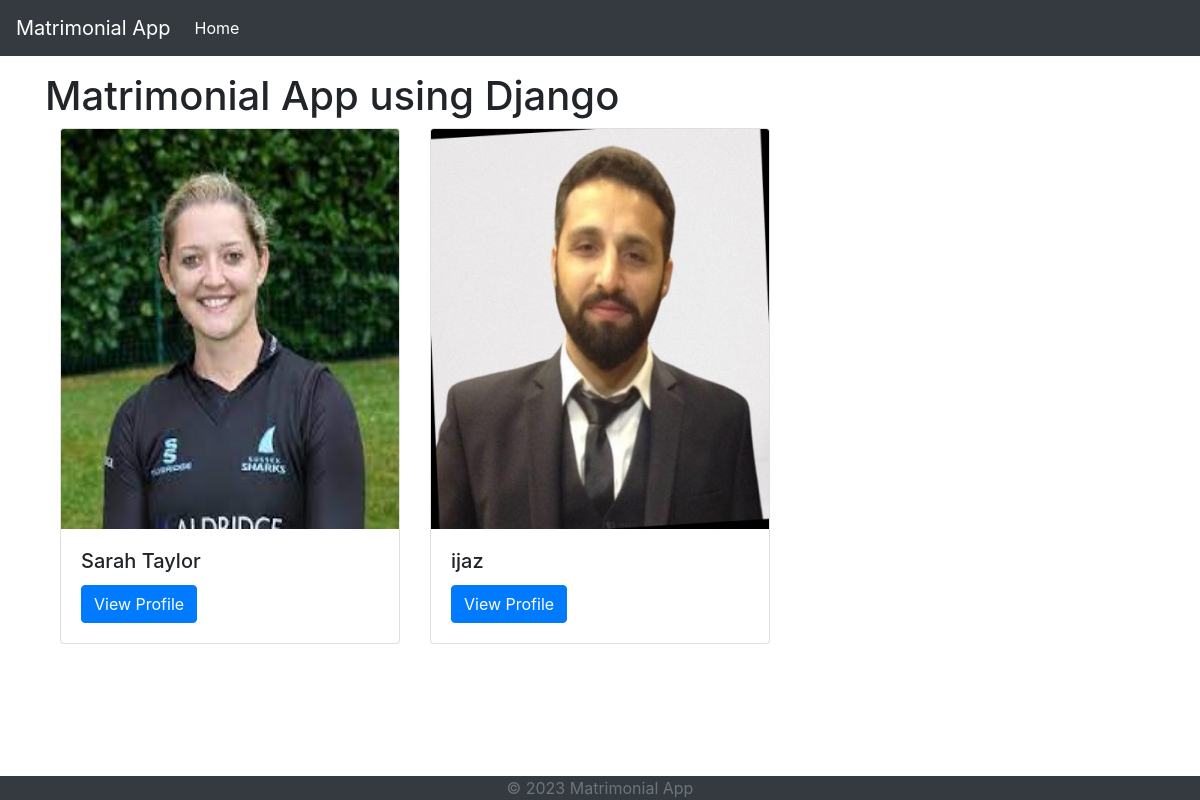
The page / on the database its author committed.
### matrimony/models.py (models this page shows, shortened)
class Profile(models.Model):
    GENDER_COICES = [
        ('M', 'Male'),
        ('F', 'Female'),
    ]
    name = models.CharField(max_length=140)
    profile_pic = models.ImageField(null=True, blank=True)
    age = models.IntegerField(default=0)
    gender = models.CharField(max_length=1, choices=GENDER_COICES)
    occupation = models.CharField(max_length=100, null=True, blank=True)
    place_of_birth = models.CharField(max_length=100, default=False)
    birth_date = models.DateField(null=True)
    is_married = models.BooleanField(default=False)
    email = models.EmailField(max_length=254, unique=True)

### matrimony/views.py (the view)
# urls.py: path('', views.ProfileListView, name='profile_list'),
def ProfileListView(request):
    profiles = Profile.objects.all()
    return render(request, 'matrimony/profile_list.html', {'profiles': profiles})

### matrimony/templates/matrimony/profile_list.html (shortened to what this page needs)
{% extends 'matrimony/base.html' %}
{% load static %}
{% block content %}
<div class="container">
    <div class="row">
        <h1 class="center mt-10">Matrimonial App using Django </h1>
    </div>
    <div class="row">
        {% for profile in profiles %}
        <div class="col-md-4">
            <div class="card">
                <img class="card-img-top" src="{{ profile.profile_pic.url }}" alt="Profile picture" width="300" height="400">
                <div class="card-body">
                    <h5 class="card-title">{{ profile.name }}</h5>
                    <a href="{% url 'matrimony:profile_detail' profile.id %}" class="btn btn-primary">View Profile</a>
                </div>
            </div>
        </div>
        {% endfor %}
    </div>
</div>
{% endblock %}

### rows shown on the page
Profile: profile_pic (picture), name "Sarah Taylor"
Profile: profile_pic (picture), name "ijaz"
